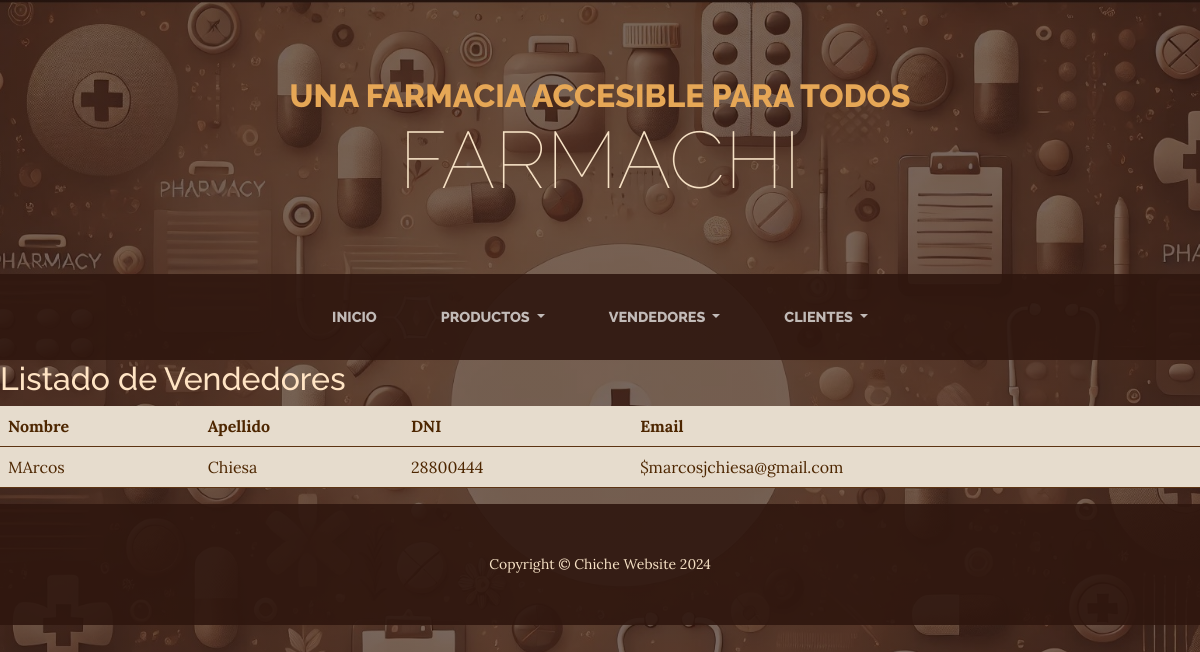
Screenshot of /listaVendedores/ with the database file from the repository.
### productos/models.py (models this page shows, shortened)
class Vendedor(models.Model):
    nombre = models.CharField(max_length=40)
    apellido = models.CharField(max_length=40)
    dni = models.IntegerField()
    email = models.EmailField()

### productos/views.py (the view)
# urls.py: path("listaVendedores/", views.listaVendedores, name="ListaVendedores"),
def listaVendedores(request):
    vendedores = Vendedor.objects.all()
    context = {'vendedores': vendedores}
    return render(request, 'productos/listaVendedores.html', context)

### productos/templates/productos/listaVendedores.html (shortened to what this page needs)
{% extends 'productos/base.html' %}
{% block main %}
    <h2 style="color: bisque">Listado de Vendedores</h2>
    <table class="table">
        <thead>
            <tr>
                <th>Nombre</th>
                <th>Apellido</th>
                <th>DNI</th>
                <th>Email</th>
            </tr>
        </thead>
        <tbody>
            {% for vendedor in vendedores %}
            <tr>
                <td>{{ vendedor.nombre }}</td>
                <td>{{ vendedor.apellido }}</td>
                <td>{{ vendedor.dni }}</td>
                <td>${{ vendedor.email }}</td>
            </tr>
            {% endfor %}
        </tbody>
    </table>
{% endblock main %}

### rows the page displays
Vendedor: nombre "MArcos", apellido "Chiesa", dni "28800444", email "marcosjchiesa@gmail.com"
